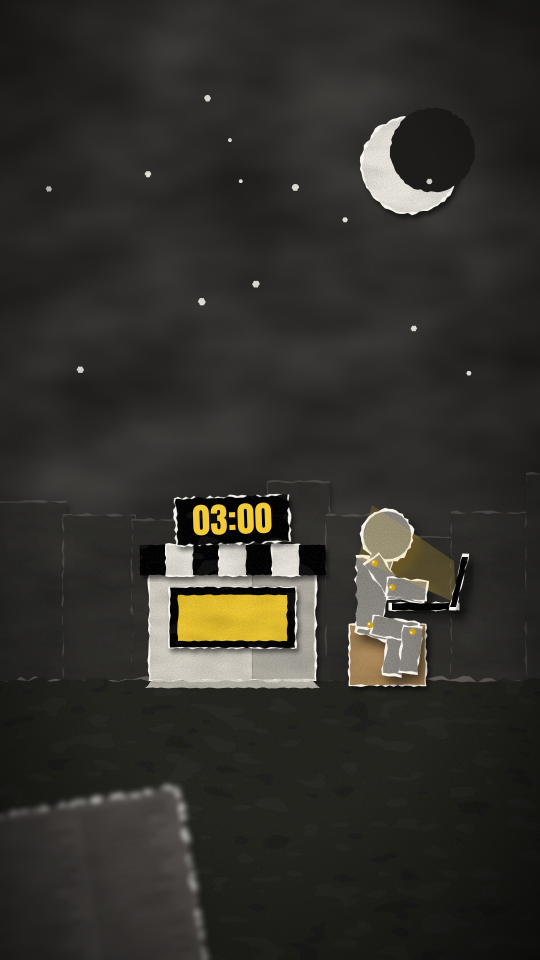
#> input picture video-buch/papier-skyline/styleframes/frame2.png, 1080 x 1920 px, given in place of g04.png, which was not available (shown at 1/2 size)
$ python tools_assets.py
#> lines starting #> are read from the running program, lines starting #| are printed output that depends on the picture; after the words box and inside, x2 and y2 are one past the last pixel; in counts of white or black regions, pixels touching at a corner belong together
### video-buch/papier-skyline/tools_cut.py
"""Stellt die Seedream-Bilder frei (Hintergrund-Key) und zerlegt sie in Einzelteile.

python3 tools_cut.py           -> cut/gNN_kK.png (+ cut/sheet_gNN.jpg zum Auswählen)
"""
import sys, os, cv2, numpy as np
from scipy import ndimage as ndi

SRC, OUT = "src", "cut"
os.makedirs(OUT, exist_ok=True)
HALF = (1440, 2560)


def key(img, tol_in=5.0, tol_out=9.0, smin=45):
    """Alpha = 0 wo Farbton nahe am Hintergrund und gesättigt. Weiche Kante dazwischen."""
#> called with tol_in = 5, tol_out = 9, smin = 30
    hsv = cv2.cvtColor(img, cv2.COLOR_BGR2HSV).astype(np.float32)
    H, S = hsv[..., 0], hsv[..., 1]
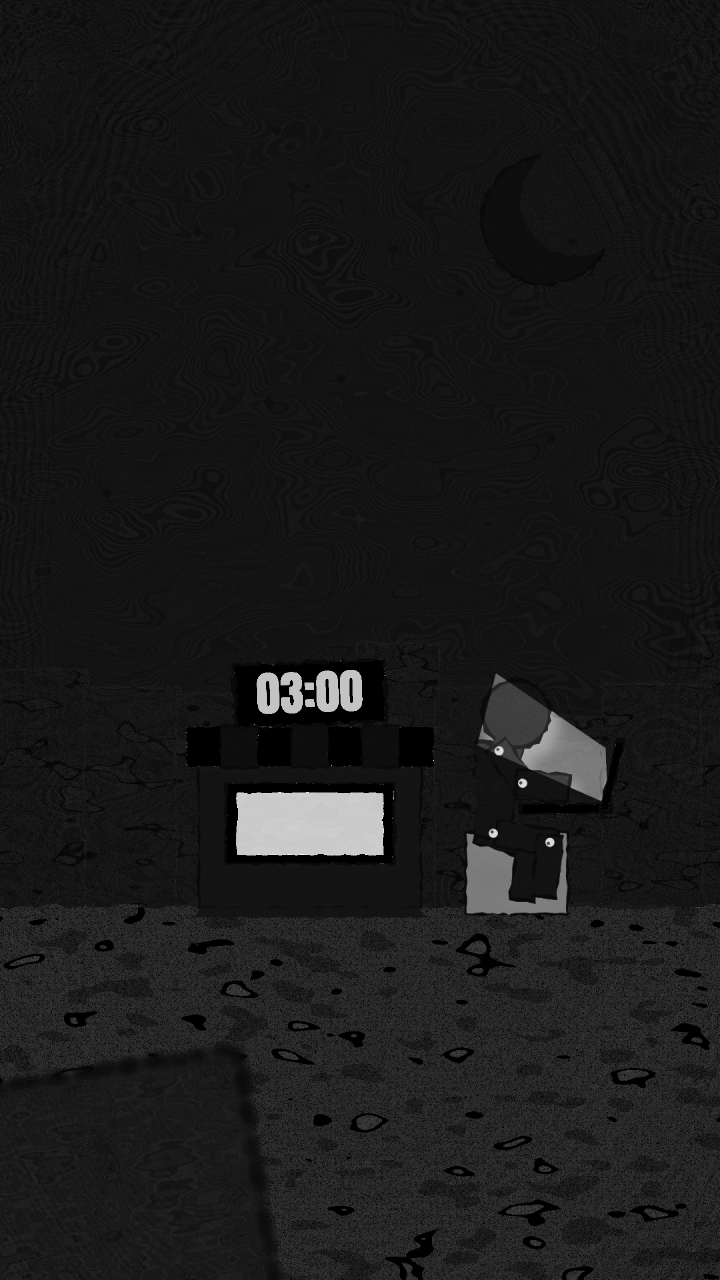
#> S: shape (2560, 1440) float32 (shown at 1/2 size); min 0, max 255, mean 25.9
    b = np.concatenate([hsv[:12].reshape(-1, 3), hsv[-12:].reshape(-1, 3), hsv[:, :12].reshape(-1, 3), hsv[:, -12:].reshape(-1, 3)])
    b = b[b[:, 1] > smin]
    hb = np.median(b[:, 0])
#> hb = 30
    d = np.abs(H - hb); d = np.minimum(d, 180 - d)
    a_h = np.clip((d - tol_in) / (tol_out - tol_in), 0, 1)
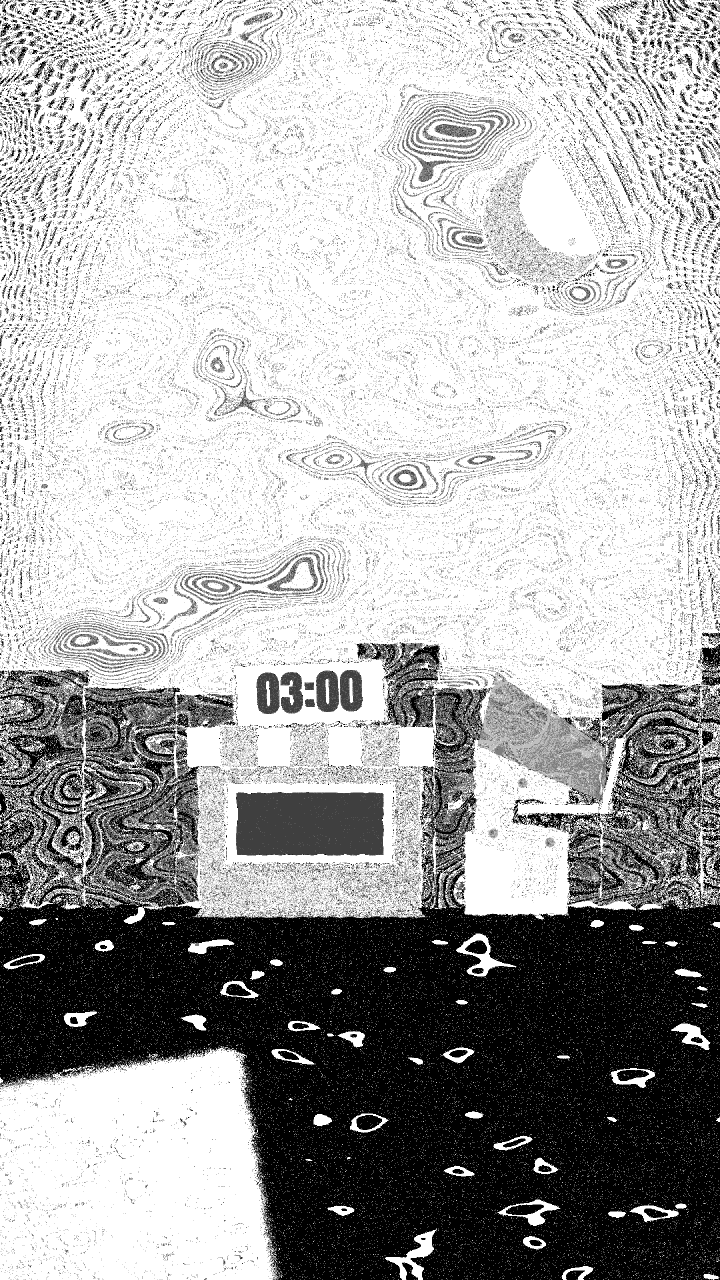
#> a_h: shape (2560, 1440) float32 (shown at 1/2 size); min 0, max 1, mean 0.666
    a_s = np.clip((smin + 25 - S) / 25, 0, 1)          # ungesättigt (weiß/grau/schwarz) = Papier
    a = np.maximum(a_h, a_s)
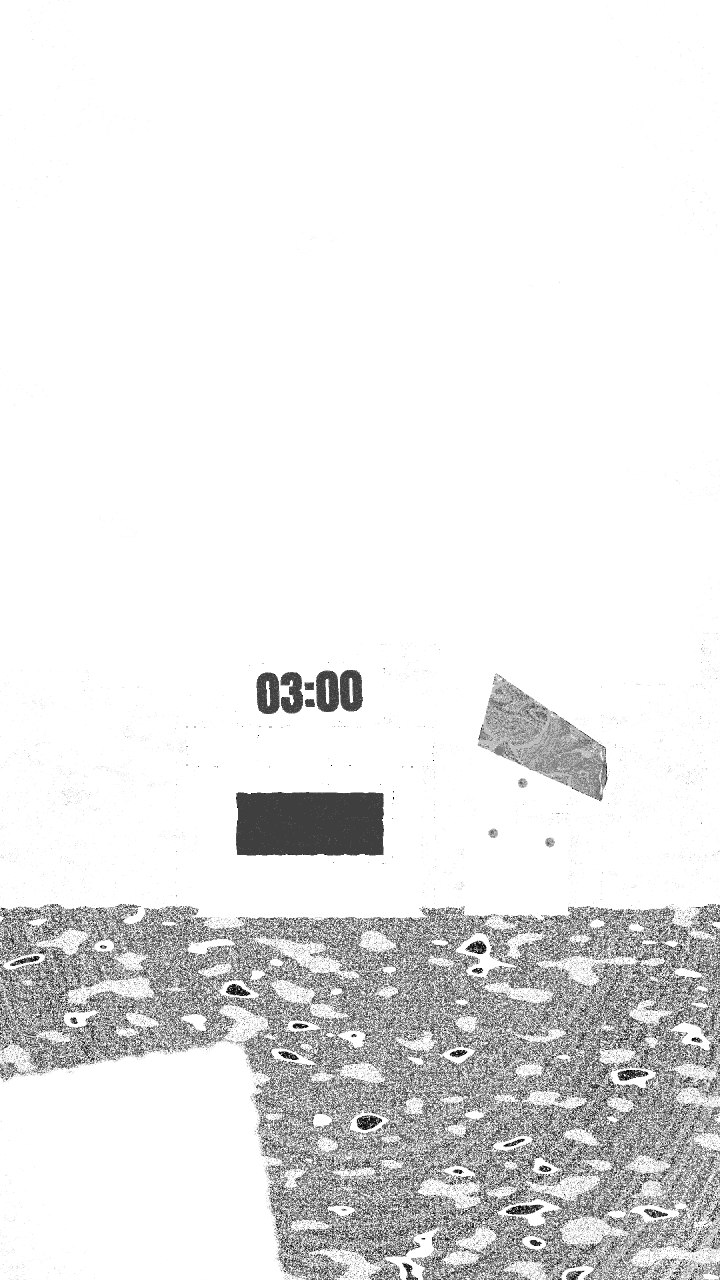
#> a: shape (2560, 1440) float32 (shown at 1/2 size); min 0, max 1, mean 0.911
    return a, hb


def despill(img, a):
    out = img.astype(np.float32)
    B, G, R = out[..., 0], out[..., 1], out[..., 2]
    edge = (a < 0.98)
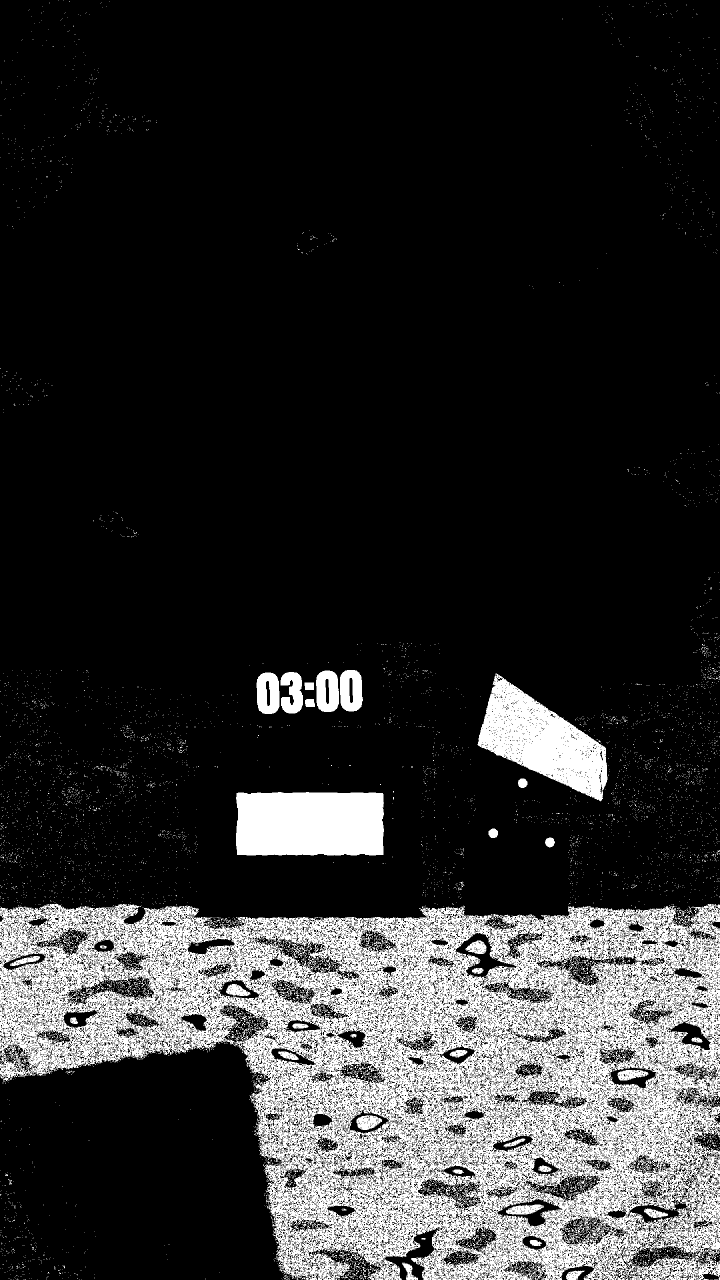
#> edge: shape (2560, 1440) bool (shown at 1/2 size); 17.9% white; 7828 white regions (7678 under 20 px), largest, box (x1, y1, x2, y2) and area: (0, 1808, 1440, 2560) 544931, (472, 1584, 768, 1711) 36556, (955, 1347, 1215, 1603) 31844
    lim = np.maximum(R, B)
    G[edge] = np.minimum(G[edge], lim[edge])
    return out.clip(0, 255).astype(np.uint8)


# [34 lines left out: functions components, run, not called in this run]


# [4 lines that do not run on import are left out]

### video-buch/papier-skyline/tools_assets.py
"""Baut aus den Seedream-Rohbildern (src/) die fertigen Ebenen für die Komposition (assets/img/).

python3 tools_assets.py
"""
import os, cv2, numpy as np
from scipy import ndimage as ndi
from tools_cut import key, despill, HALF

OUT = "assets/img"
os.makedirs(OUT, exist_ok=True)


def load(i):
    return cv2.resize(cv2.imread(f"src/g{i:02d}.png"), HALF, interpolation=cv2.INTER_AREA)


def keyed(i, **kw):
    img = load(i)
    a, _ = key(img, **kw)
    return despill(img, a), a


def clean(a, keep_largest=True, close=0):
    m = a > 0.5
    m = ndi.binary_opening(m, iterations=2)
    if close: m = ndi.binary_closing(m, iterations=close)
    m = ndi.binary_fill_holes(m)
    if keep_largest:
        lab, n = ndi.label(m)
        if n > 1:
            sizes = ndi.sum(m, lab, range(1, n + 1))
            m = lab == (np.argmax(sizes) + 1)
    m = ndi.binary_dilation(m, iterations=2)
    return a * m


def save(name, img, a, box=None, maxh=None, maxw=None):
    if box:
        x0, y0, x1, y1 = box
        img, a = img[y0:y1, x0:x1], a[y0:y1, x0:x1]
    ys, xs = np.where(a > 0.02)
    y0, y1, x0, x1 = ys.min(), ys.max() + 1, xs.min(), xs.max() + 1
    rgba = np.dstack([img[y0:y1, x0:x1], (a[y0:y1, x0:x1] * 255).astype(np.uint8)])
    h, w = rgba.shape[:2]
    s = 1.0
    if maxh: s = min(s, maxh / h)
    if maxw: s = min(s, maxw / w)
    if s < 1: rgba = cv2.resize(rgba, (int(w * s), int(h * s)), interpolation=cv2.INTER_AREA)
#> (the run stopped early here; a loop or call above may not have finished)
